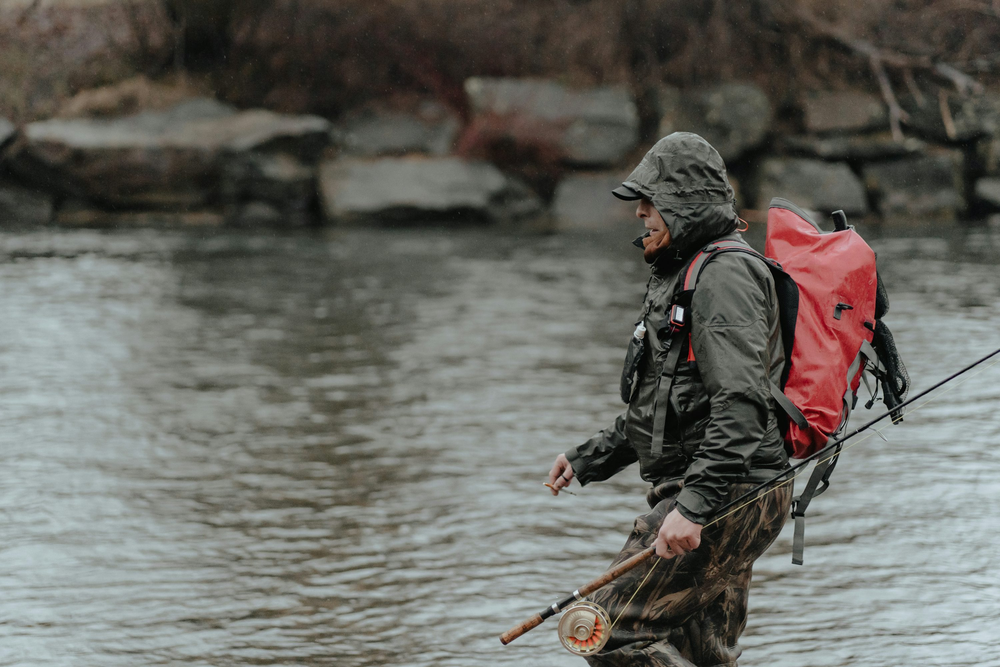
#> input picture Imagenes/photo-1680529643198-e4207c3fc209.png, 1000 x 667 px, shrunk from 3000 x 2000 before the run
$ jupyter execute --allow-errors ML_Laboratorio_V3.ipynb
#> lines starting #> are read from the running program, lines starting #| are printed output that depends on the picture
<div>

    <br>
    <strong>Universidad del Desarrollo</strong><br>
    <em>Profesor: Tomás Fontecilla </em><br>

</div>

# Machine Learning: Laboratorio 02
*28 de Septiembre de 2024*

**Nombre Estudiante(s)**: `Juan Ugalde - César Godoy - Erick Cisterna`

### 1. Introducción

A través de este laboratorio se analizarán diferentes técnicas de Clustering, aplicadas sobre la segmentación de colores de una imagen seleccionada por el grupo. Para esto, se implementarán los algoritmos de KMeans, Clustering Jerárquico y Mezclas de Gaussianas, las cuales se destacan por ser herramientas esenciales en Machine Learning no supervisado. El propósito principal es reducir la imagen a una paleta de colores limitada donde se identificarán colores dominantes, para que posteriormente sean utilizados para reconstruir la imagen en función de esta nueva escala cromática. Por otro lado, se implementarán métricas como "Scree Plot" para determinar el número óptimo de clusters. Finalmente, se comparará cuál de los algoritmos utilizados es el más eficiente en términos de segmentación y precisión visual.

### 2. Objetivos

- Utilizar los algoritmos de KMeans, Clustering Jerárquico y Gaussian Mixtures.
- Subir una foto en formato .npg, y obtener los siguientes datos:
    - Escala de colores (mínimo 3 colores y máximo el ideal comparativo encontrado por scree-plot).
    - Recomponer la imagen exclusivamente con esa escala reducida.
    - Ajustar Kmeans, realizar análisis de Clustering Jerárquico y ajustar siempre utilizando SkLearn Mezclas de Gaussianas.

### 3. Metodología

Para el desarrollo de este proyecto, se ejecutarán una serie de actividades que conforman la metodología de trabajo implementada. Por lo tanto, a continuación se lista cada una de ellas para mejor compresión del proceso.

1. Importación de Librerías
2. Carga de Imagen
3. Clustering con KMeans
4. Determinación y explicación de paleta de colores
5. Restauración de la imagen
6. Clustering Jerárquico
7. Aplicación método de Mezcla de Gaussinas

### 4. Descripción

A continuación, se detallará cada una de las actividades mencionadas en la sección anterior.

#### 4.1 Importación de Librerías

[cell 1]
# Importar las librerías necesarias
import numpy as np
import matplotlib.pyplot as plt
from sklearn.cluster import KMeans
from sklearn.mixture import GaussianMixture
from sklearn.cluster import AgglomerativeClustering
from skimage import io
from skimage.color import rgb2lab, lab2rgb
from sklearn.metrics import pairwise_distances_argmin

from sklearn.cluster import KMeans
from scipy.cluster.hierarchy import dendrogram, linkage

#### 4.2 Carga de Imagen

[cell 2]
# Cargar la imagen
image = io.imread('../Imagenes/photo-1680529643198-e4207c3fc209.png')  # Usa una URL o el nombre del archivo local
#> image is the input picture: shape (667, 1000, 3); mean R, G, B 103.2, 102.7, 96.8
plt.imshow(image)
plt.axis('off')
plt.show()

# Asegurarnos de que la imagen esté en el formato correcto
image = np.array(image, dtype=np.float64) / 255  # Normalizar los valores
rows, cols, dim = image.shape
#> rows = 667; cols = 1000; dim = 3

#### 4.3 Clustering con KMeans

Antes de realizar el proceso de Clustering con KMeans, se aplicará el método del codo (`"Scree-plot"`) para determinar el número óptimo de clusters.

[cell 3]
# Lo primero es convertir la imagen 2D a una lista de píxeles
imagen_array = image.reshape((-1, 3))

pixels = imagen_array

# Aplicamos el método del codo (Scree Plot) para determinar el número óptimo de clusters
inertia = []
clusters_range = range(1,11)  # Evaluamos entre 1 y 10 clusters
for k in clusters_range:
    kmeans = KMeans(n_clusters=k, random_state=42)
    kmeans.fit(pixels)
    inertia.append(kmeans.inertia_)
#> after the loop, inertia = [82000.8, 21638.7, 10876, 9825.5, 6118.6, 4285.3, 3276.6, 2651.3, 2277.9, 1957.3]

# Graficar el Scree Plot
plt.plot(clusters_range, inertia, marker='o')
plt.xlabel('Número de Clusters')
plt.ylabel('Inercia (Distancia Intra-Cluster)')
plt.title('Scree Plot (Método del Codo)')
plt.show()
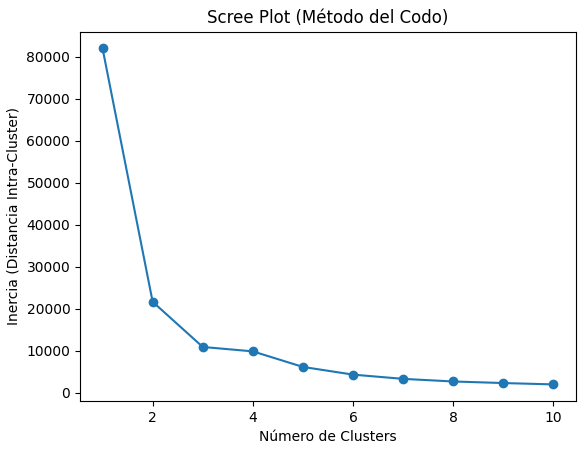
#> figure drawn by matplotlib, 1 panel; curve peaks at x = 1, y = 82000.8

Ya identificado el número óptimo de Clusters, se aplica el método de KMeans para agrupar los colores.
Una evaluación

[cell 4]
# Número de clusters para la reducción de colores
num_clusters = 7  # Ajustar segun necesidad

# Aplicar KMeans
kmeans = KMeans(n_clusters=num_clusters)
kmeans.fit(pixels)
labels = kmeans.predict(pixels)

# Obtener la paleta de colores
palette = kmeans.cluster_centers_

# Mostrar la paleta de colores
def plot_palette(palette):
    plt.figure(figsize=(8, 2))
    plt.imshow([palette])
    plt.axis('off')
    plt.show()
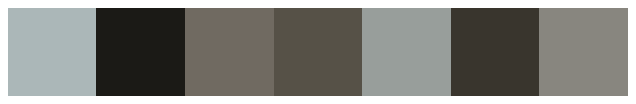
#> figure drawn by matplotlib, 1 panel

plot_palette(palette)

Podemos evaluar tambien la distribución de los valores resultantes y etiquear los clusters

[cell 5]
plt.scatter(pixels[:, 0], pixels[:, 1], c=labels, s=1, alpha=0.5, cmap='viridis')
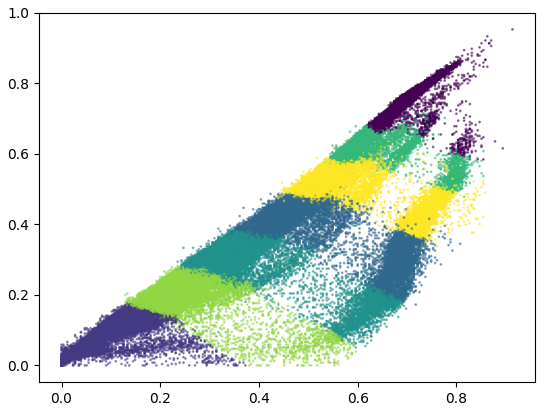
#> figure drawn by matplotlib, 1 panel

[cell 6]
plt.scatter(pixels[:, 1], pixels[:, 2], c=labels, s=1, alpha=0.5, cmap='viridis')
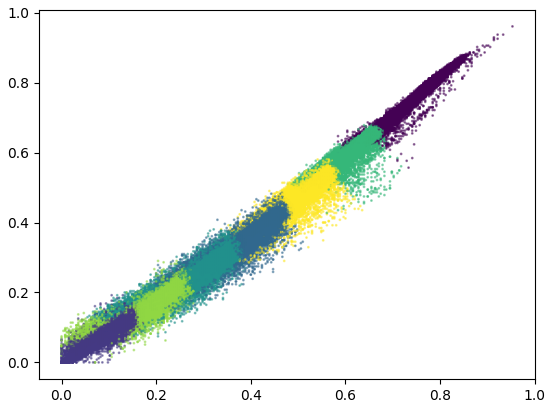
#> figure drawn by matplotlib, 1 panel

#### 4.4 Determinación y explicación de paleta de colores

Como se puede apreciar en el gráfico anterior (Palette), mediante la aplicación de KMeans se ha obtenido el conjunto de colores dominantes de la imagen cargada, es decir, los pixeles de la imagen que tienen colores similares se han agrupado en Clusters diferentes. Mediante esta técnica, se logra una compresión visual donde la imagen se puede representar con menos colores sin perder significativamente su escencia.

#### 4.5 Restauración de la Imagen

Ya obtenido esta nueva paleta de colores (centroides), se reconstruirá la imagen original donde se reemplzará cada píxel por el color dominante.

[cell 7]
# Asignar cada píxel al color más cercano de la paleta
new_image_array = palette[labels]

# Reconstruir la imagen
new_image = new_image_array.reshape((rows, cols, dim))
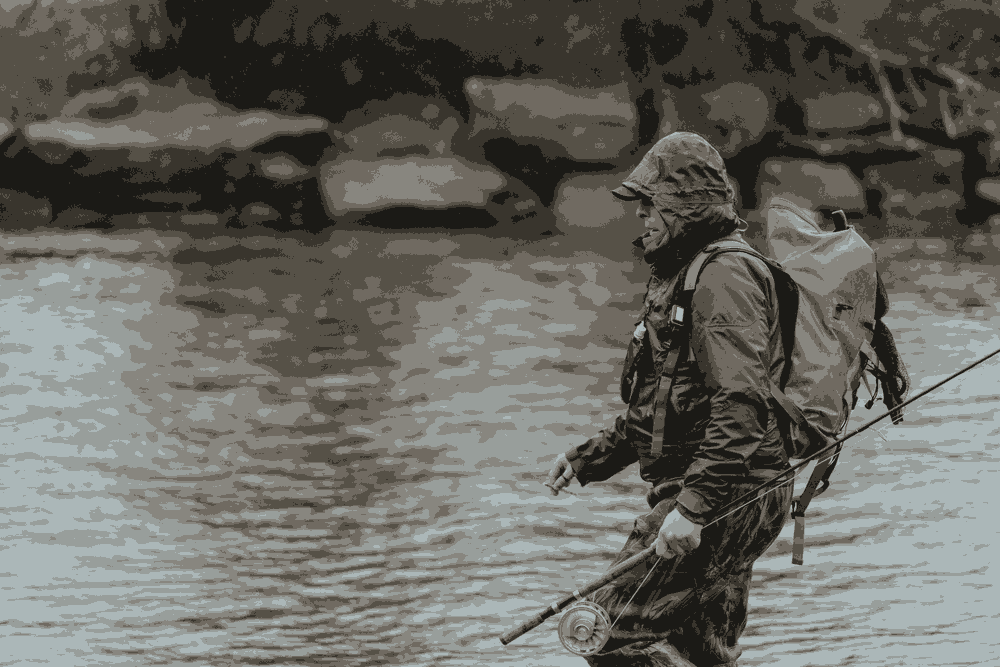
#> new_image: shape (667, 1000, 3) float64; mean of channels 0, 1, 2 0.405, 0.403, 0.38; drawn as R, G, B

# Mostrar la imagen reconstruida
plt.imshow(new_image)
plt.axis('off')
plt.show()

#### 4.6 Aplicación Clustering Jerárquico
El clustering jerárquico se puede usar para encontrar patrones en los datos de píxeles. Aquí aplicamos el algoritmo de aglomeración jerárquica.

[cell 8]
# Perform hierarchical clustering
linked = linkage(pixels[:5000], method='ward')  # Use a subset to speed up
plt.figure(figsize=(10, 7))
dendrogram(linked)
plt.title('Hierarchical Clustering Dendrogram')
plt.show()
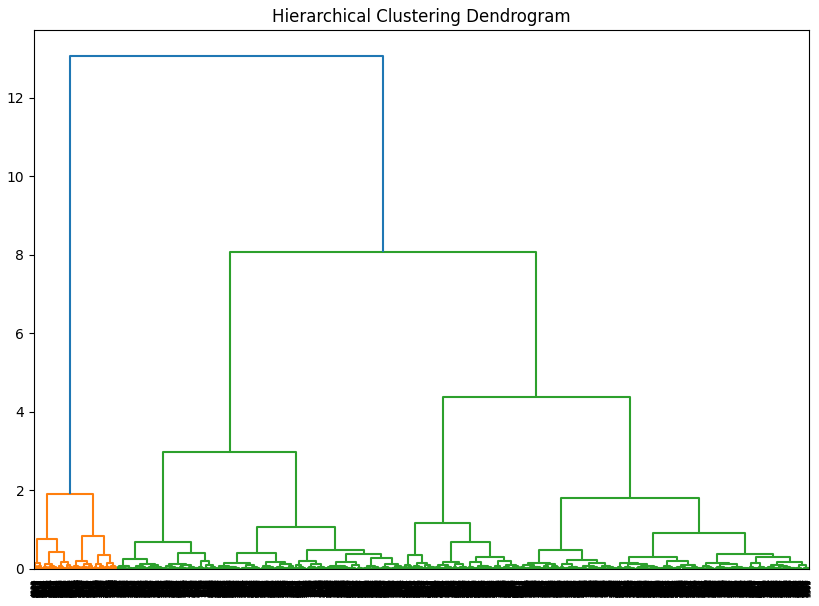
#> figure drawn by matplotlib, 1 panel
